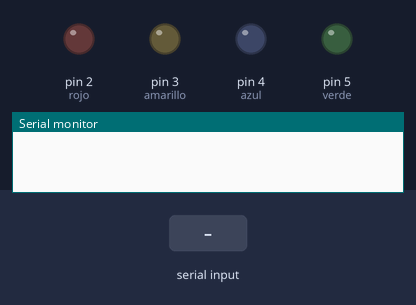
This sketch was run on a simulated Arduino Uno, built with avr-gcc and run on an emulated ATmega328P. On the bench: output pins drawn as LEDs (lit = HIGH), the last lines printed to the serial monitor. The test bench sets the inputs (shaded band).

Above: at 1.2 s.
1.3 s: "1" received over Serial
At 1.7 s:
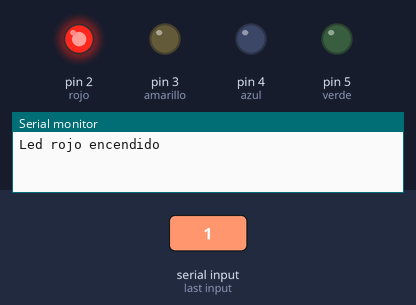
2.8 s: "3" received over Serial
At 4.0 s:
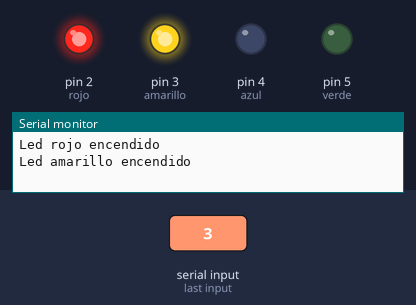
4.3 s: "2" received over Serial
At 5.1 s:
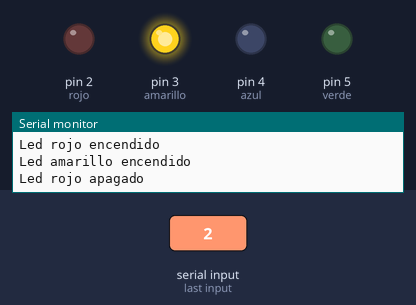
5.8 s: "5" received over Serial
At 6.3 s:
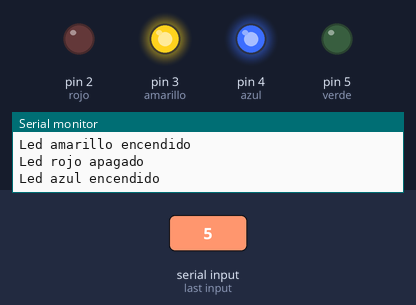
7.3 s: "4" received over Serial
At 8.5 s:
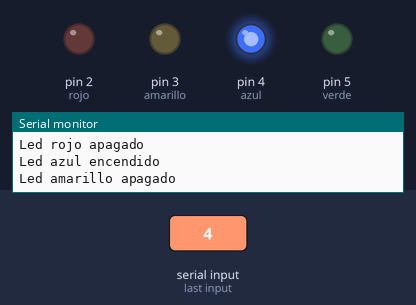
8.8 s: "7" received over Serial
At 9.8 s:
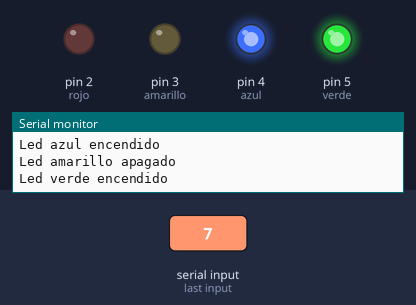
Timing chart, 0 to 11.3 s (numbered marks = the images above; inputs shaded):
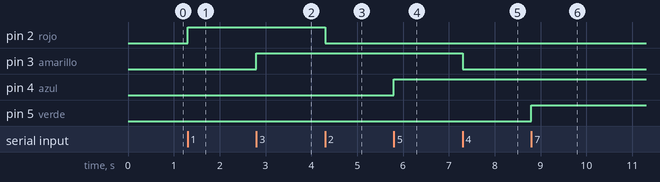

Measured:
- after the input at 1.3 s, pin 2 (rojo): LOW → HIGH at once
- after the input at 2.8 s, pin 3 (amarillo): LOW → HIGH at once
- after the input at 4.3 s, pin 2 (rojo): HIGH → LOW at once
- after the input at 5.8 s, pin 4 (azul): LOW → HIGH at once
- after the input at 7.3 s, pin 3 (amarillo): HIGH → LOW at once
- after the input at 8.8 s, pin 5 (verde): LOW → HIGH at once

The sketch:

Ejemplo_02.ino
```cpp
int rojo = 2;
int amarillo = 3;
int azul = 4;
int verde = 5;

void setup() {
  pinMode(rojo, OUTPUT);
  pinMode(amarillo, OUTPUT);
  pinMode(azul, OUTPUT);
  pinMode(verde, OUTPUT);
  Serial.begin(9600);

}

void loop() {
  char dato;
  if(Serial.available()>0){
    dato = Serial.read();

    if(dato == '1'){
      Serial.println("Led rojo encendido");
      digitalWrite(rojo, HIGH);
    }
    if(dato == '2'){
      Serial.println("Led rojo apagado");
      digitalWrite(rojo, LOW);
    }

    if(dato == '3'){
      Serial.println("Led amarillo encendido");
      digitalWrite(amarillo, HIGH);
    }
    if(dato == '4'){
      Serial.println("Led amarillo apagado");
      digitalWrite(amarillo, LOW);
    }

    if(dato == '5'){
      Serial.println("Led azul encendido");
      digitalWrite(azul, HIGH);
    }
    if(dato == '6'){
      Serial.println("Led azul apagado");
      digitalWrite(azul, LOW);
    }

    if(dato == '7'){
      Serial.println("Led verde encendido");
      digitalWrite(verde, HIGH);
    }
    if(dato == '8'){
      Serial.println("Led verde apagado");
      digitalWrite(verde, LOW);
    }
  }
}
```
